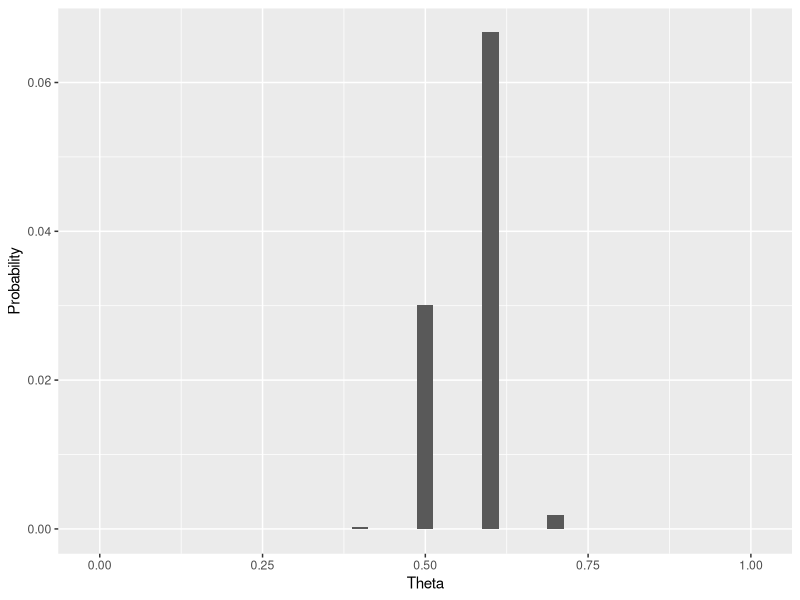
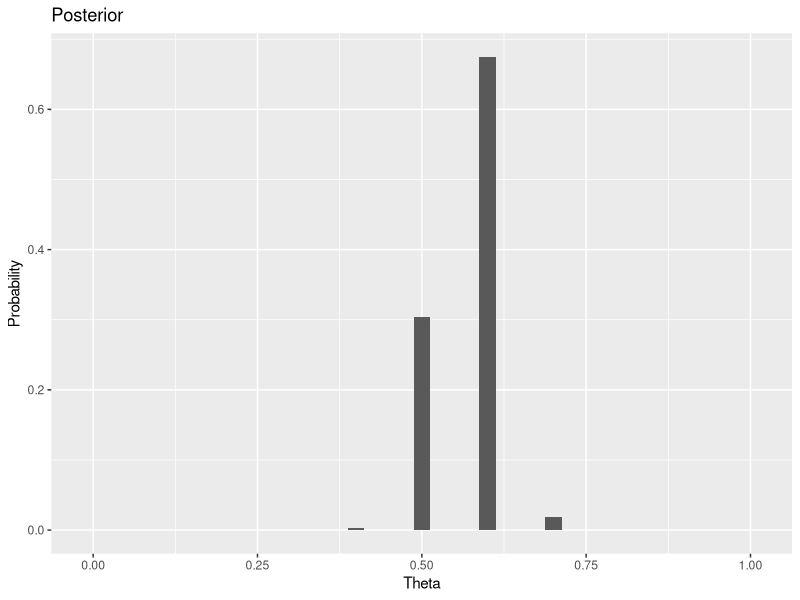
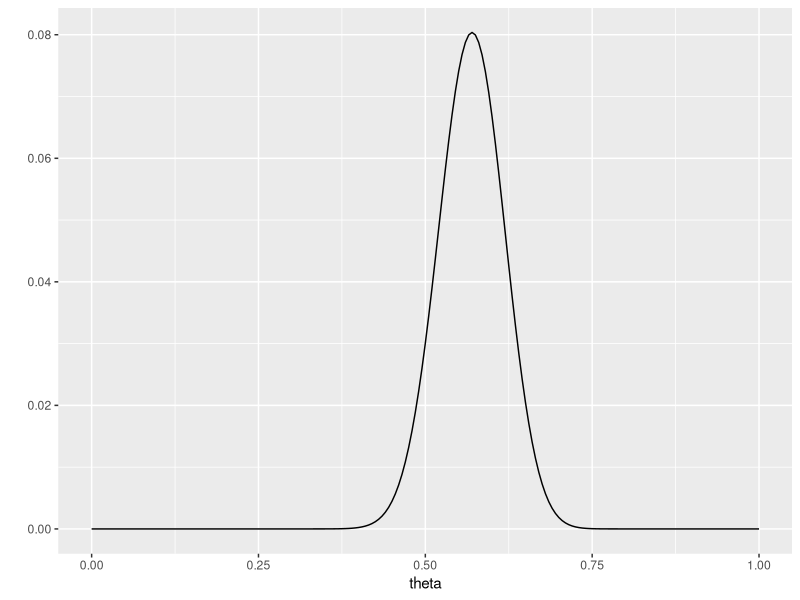
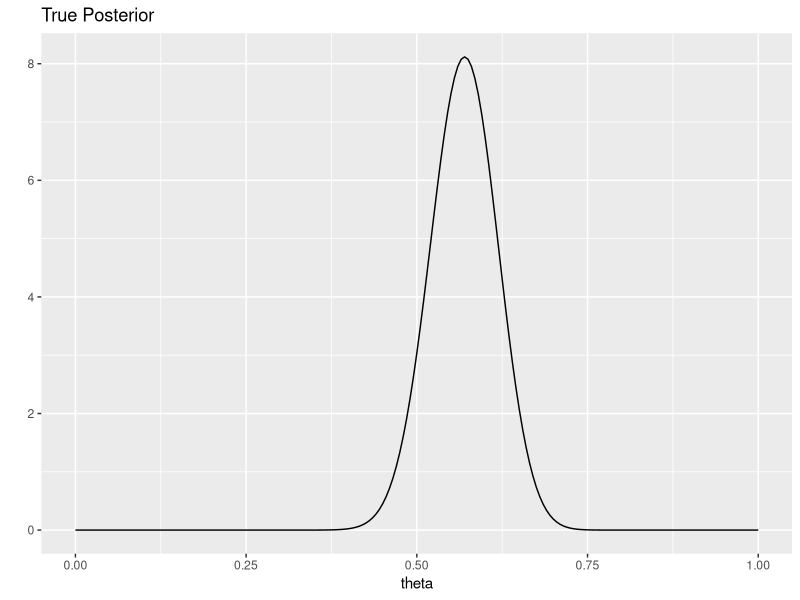
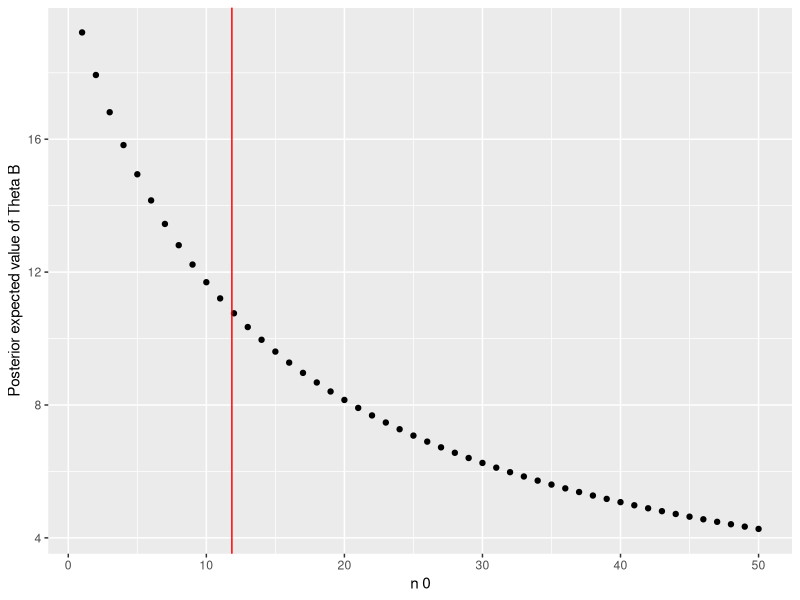
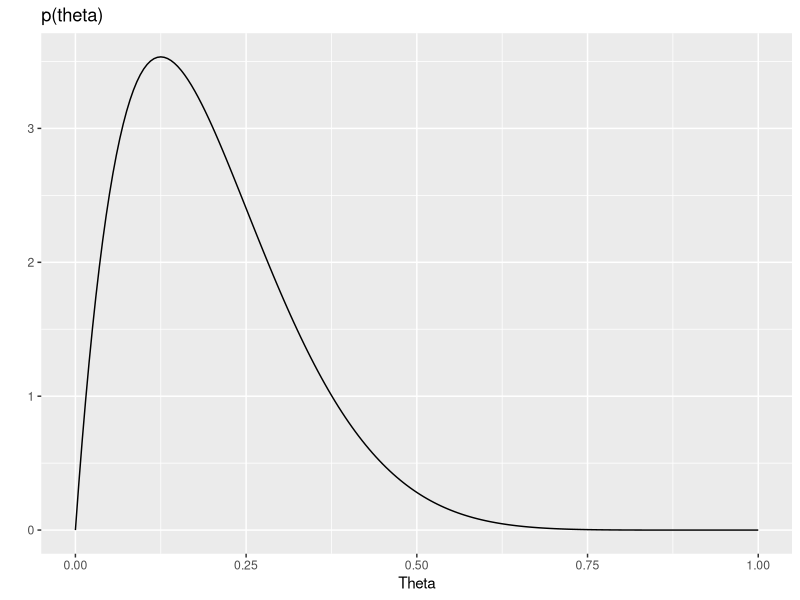
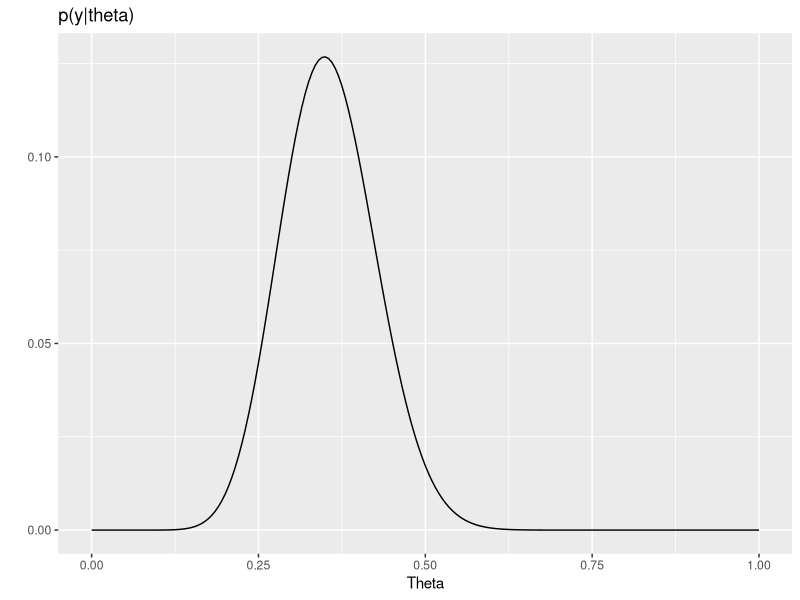
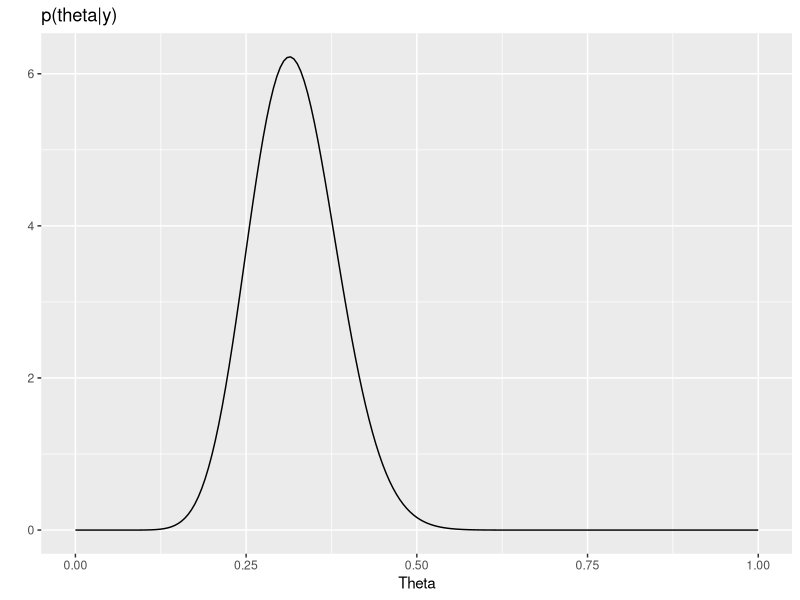

The R script that drew these images, in order:
## ---- chunk 1
library(tidyverse)
## ---- chunk 2
theta = seq(0,1,.1)
y_sum = 57
n = 100
pr = dbinom(y_sum, size = 100,prob = theta)
df = tibble(theta,pr)
df
ggplot(df,aes(x = theta, y = pr)) +
  geom_col(width = .025) +
  labs(x = "Theta", y = "Probability")
## ---- chunk 3
df <- df |> 
  mutate(post_precorrection = 1/11*pr)
p_sum = sum(df$post_precorrection)
df <- df |> 
  mutate(posterior = post_precorrection*1/p_sum)
ggplot(df,aes(x = theta, y = posterior)) +
  geom_col(width = .025) +
  labs(x = "Theta", y = "Probability", title = "Posterior")
## ---- chunk 4
theta_2 <- seq(0,1,.005)
pr_2 <- dbinom(y_sum, size = 100,prob = theta_2)
df_2 <- tibble(theta_2,pr_2)
ggplot(df_2, aes(theta_2, pr_2)) +
  geom_line() +
  labs(x = "theta", y = "")
## ---- chunk 5
df_2 <- df_2 |> 
  mutate(true_post = dbeta(theta_2, 1 + 57, 1 + 100 - 57))
df_2 |> 
  ggplot(aes(x = theta_2, y = true_post)) +
  geom_line() +
  labs(x = "theta", y = "", title = "True Posterior")
## ---- chunk 6
y_a = c(12,9,12,14,13,13,15,8,15,6)
y_b = c(11,11,10,9,9,8,7,10,6,8,8,9,7)
## ---- chunk 7
# A
y_a_sum = sum(y_a)
y_a_n = 10
y_a_a = 120
y_a_b = 10
y_a_posterior = c(y_a_a + y_a_sum, y_a_b + y_a_n)

# B
y_b_sum = sum(y_b)
y_b_n   = 13
y_b_a   = 12
y_b_b   = 1
y_b_posterior = c(y_b_a + y_b_sum, y_b_b + y_b_n)
## ---- chunk 8
y_a_posterior_exp = y_a_posterior[1]/y_a_posterior[2]
y_b_posterior_exp = y_b_posterior[1]/y_b_posterior[2]

y_a_posterior_var = y_a_posterior[1]/(y_a_posterior[2]^2)
y_b_posterior_var = y_b_posterior[1]/(y_b_posterior[2]^2)
## ---- chunk 9
y_a_int = qgamma(c(.025,.975), y_a_posterior[1], y_a_posterior[2])
y_b_int = qgamma(c(.025,.975), y_b_posterior[1], y_b_posterior[2])
## ---- chunk 10
y_b_n_seq = seq(1,50,1)
y_b_n_posterior_exp_seq = (12*y_b_n + y_b_sum)/(y_b_n_seq + y_b_n)
df = tibble(y_b_n_seq, y_b_n_posterior_exp_seq)
df |> 
  ggplot(aes(y_b_n_seq, y_b_n_posterior_exp_seq)) +
  geom_point() +
  geom_vline(xintercept = y_a_posterior_exp, col = "red") +
  labs(x = "n 0", y = "Posterior expected value of Theta B")
## ---- chunk 11
n = 43
y = 15
a = 2
b = 8
theta = seq(0,1,.005)
p_theta = dbeta(theta, a, b)
p_y_theta = dbinom(y, n, theta)
p_theta_y = dbeta(theta, a + y, b + n - y)
df = tibble(theta,p_theta,p_y_theta,p_theta_y)
## ---- chunk 12
par(mfrow= c(2,2))
df |> 
  ggplot(aes(x = theta, y = p_theta)) +
  geom_line() +
  labs(x = "Theta", y = "", title = "p(theta)")
df |> 
  ggplot(aes(x = theta, y = p_y_theta)) +
  geom_line() +
  labs(x = "Theta", y = "", title = "p(y|theta)")
df |> 
  ggplot(aes(x = theta, y = p_theta_y)) +
  geom_line() +
  labs(x = "Theta", y = "", title = "p(theta|y)")
## ---- chunk 13
p_a = a + y
p_b = b + n - y
p_mode = (p_a - 1)/((p_a - 1) + (p_b - 1))
p_exp = p_a/(p_a + p_b)
p_sd = sqrt(p_a*p_b/((p_a+p_b+1)*(p_a+p_b)^2))
## ---- chunk 14
p_int = qbeta(c(.025,.975), p_a, p_b)
## ---- chunk 15
a_2 = 8
b_2 = 2
p_theta_2 = dbeta(theta, a_2, b_2)
p_y_theta_2 = dbinom(y, n, theta)
p_theta_y_2 = dbeta(theta, a_2 + y, b_2 + n - y)
df_2 = tibble(theta,p_theta_2,p_y_theta_2,p_theta_y_2)
## ---- chunk 16
par(mfrow= c(2,2))
df_2 |> 
  ggplot(aes(x = theta, y = p_theta_2)) +
  geom_line() +
  labs(x = "Theta", y = "", title = "p(theta)")
df_2 |> 
  ggplot(aes(x = theta, y = p_y_theta_2)) +
  geom_line() +
  labs(x = "Theta", y = "", title = "p(y|theta)")
df_2 |> 
  ggplot(aes(x = theta, y = p_theta_y_2)) +
  geom_line() +
  labs(x = "Theta", y = "", title = "p(theta|y)")
## ---- chunk 17
p_a_2 = a_2 + y
p_b_2 = b_2 + n - y
p_mode_2 = (p_a_2 - 1)/((p_a_2 - 1) + (p_b_2 - 1))
p_exp_2 = p_a_2/(p_a_2 + p_b_2)
p_sd_2 = sqrt(p_a_2*p_b_2/((p_a_2+p_b_2+1)*(p_a_2+p_b_2)^2))
## ---- chunk 18
p_int_2 = qbeta(c(.025,.975), p_a_2, p_b_2)
## ---- chunk 19
p_theta_mix = function(theta){
  return(1/4*(gamma(10)/(gamma(2)*gamma(8)))*(3*theta*(1-theta)^7 + 
                                                theta^7*(1-theta)))
}
p_theta_mix_seq = p_theta_mix(theta)
df_3 = tibble(theta,p_theta_mix_seq)
df_3 |> 
  ggplot(aes(x = theta, y = p_theta_mix_seq)) +
  geom_line() +
  labs(x = "Theta", y = "", title = "Mixture Prior")
## ---- chunk 20
p_post = function(theta){
  return(1/4*(gamma(10)/(gamma(2)*gamma(8)))*(3*theta^(16)*(1-theta)^(35) + 
                                                theta^(22)*(1-theta)^(29)))}
p_post_seq = p_post(theta)
df_4 = tibble(theta, p_post_seq)
df_4 |> 
  ggplot(aes(x = theta, y = p_post_seq)) +
  geom_line() +
  labs(x = "Theta", y = "", title = "Mixed Dist p(theta) x p(y|theta)")
